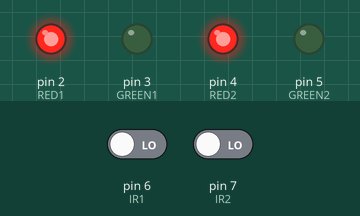
Simulated run of this sketch. Board: Arduino Uno, built with avr-gcc and run on an emulated ATmega328P. Shown: output pins drawn as LEDs (lit = HIGH). The test bench sets the inputs (shaded band); at power-on: pin 6 (IR1) LOW, pin 7 (IR2) LOW.

Above: at 1.2 s.
1.3 s: pin 6 (IR1) driven HIGH
At 1.7 s:
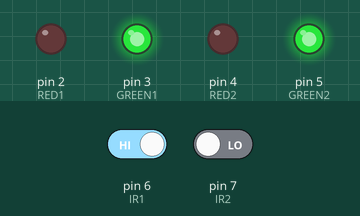
2.8 s: pin 6 (IR1) driven LOW
At 4.0 s:
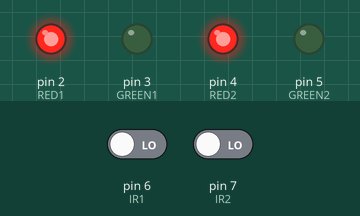
4.3 s: pin 7 (IR2) driven HIGH
At 5.1 s:
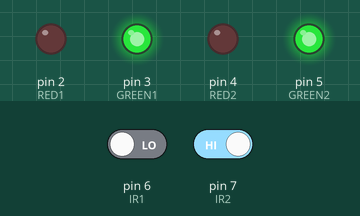
Timing chart, 0 to 7.3 s (numbered marks = the images above; inputs shaded):
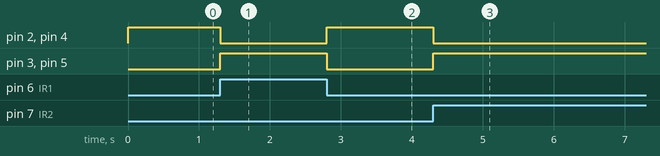

The sketch:

traffic_irsensor.ino
```cpp
const int GREEN1 = 3;    // First green LED
const int GREEN2 = 5;    // Second green LED
const int RED1 = 2;      // First red LED
const int RED2 = 4;      // Second red LED

const int IR1 = 6;       // IR sensor 1
const int IR2 = 7;       // IR sensor 2

void setup() {
  pinMode(GREEN1, OUTPUT);
  pinMode(GREEN2, OUTPUT);
  pinMode(RED1, OUTPUT);
  pinMode(RED2, OUTPUT);

  pinMode(IR1, INPUT);
  pinMode(IR2, INPUT);

  defaultState();
}

void loop() {
  bool detect1 = digitalRead(IR1) == HIGH;
  bool detect2 = digitalRead(IR2) == HIGH;

  if (detect1 || detect2) {
    digitalWrite(GREEN1, HIGH);
    digitalWrite(GREEN2, HIGH);
    digitalWrite(RED1, LOW);
    digitalWrite(RED2, LOW);
  } else {
    defaultState();
  }
}

void defaultState() {
  digitalWrite(GREEN1, LOW);
  digitalWrite(GREEN2, LOW);
  digitalWrite(RED1, HIGH);
  digitalWrite(RED2, HIGH);
}
```

Measured:
- after the input at 1.3 s, pin 2 (RED1), pin 4 (RED2): HIGH → LOW at once; pin 3 (GREEN1), pin 5 (GREEN2): LOW → HIGH at once
- after the input at 2.8 s, pin 2 (RED1), pin 4 (RED2): LOW → HIGH at once; pin 3 (GREEN1), pin 5 (GREEN2): HIGH → LOW at once
- after the input at 4.3 s, pin 2 (RED1), pin 4 (RED2): HIGH → LOW at once; pin 3 (GREEN1), pin 5 (GREEN2): LOW → HIGH at once
